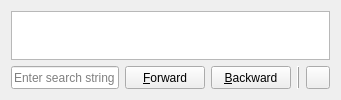
     <widget class="QWidget" name="tabLog">
      <attribute name="icon">
       <iconset resource="qmc2.qrc">
        <normaloff>:/data/img/notes.png</normaloff>:/data/img/notes.png</iconset>
      </attribute>
      <attribute name="title">
       <string>Log</string>
      </attribute>
      <layout class="QGridLayout" name="gridLayoutLog" rowstretch="1,0">
       <item row="1" column="2">
        <widget class="QPushButton" name="pushButtonSearchBackward">
         <property name="sizePolicy">
          <sizepolicy hsizetype="Minimum" vsizetype="Minimum">
           <horstretch>0</horstretch>
           <verstretch>0</verstretch>
          </sizepolicy>
         </property>
         <property name="toolTip">
          <string>Search string backward</string>
         </property>
         <property name="text">
          <string>&amp;Backward</string>
         </property>
         <property name="icon">
          <iconset resource="qmc2.qrc">
           <normaloff>:/data/img/left_action.png</normaloff>:/data/img/left_action.png</iconset>
         </property>
         <property name="autoRepeat">
          <bool>true</bool>
         </property>
         <property name="autoDefault">
          <bool>false</bool>
         </property>
        </widget>
       </item>
       <item row="1" column="4">
        <widget class="QToolButton" name="toolButtonSaveLog">
         <property name="sizePolicy">
          <sizepolicy hsizetype="Fixed" vsizetype="Minimum">
           <horstretch>0</horstretch>
           <verstretch>0</verstretch>
          </sizepolicy>
         </property>
         <property name="toolTip">
          <string>Save the current log contents to a file</string>
         </property>
         <property name="text">
          <string/>
         </property>
         <property name="icon">
          <iconset resource="qmc2.qrc">
           <normaloff>:/data/img/filesaveas.png</normaloff>:/data/img/filesaveas.png</iconset>
         </property>
        </widget>
       </item>
       <item row="1" column="1">
        <widget class="QPushButton" name="pushButtonSearchForward">
         <property name="sizePolicy">
          <sizepolicy hsizetype="Minimum" vsizetype="Minimum">
           <horstretch>0</horstretch>
           <verstretch>0</verstretch>
          </sizepolicy>
         </property>
         <property name="toolTip">
          <string>Search string forward</string>
         </property>
         <property name="text">
          <string>&amp;Forward</string>
         </property>
         <property name="icon">
          <iconset resource="qmc2.qrc">
           <normaloff>:/data/img/right_action.png</normaloff>:/data/img/right_action.png</iconset>
         </property>
         <property name="autoRepeat">
          <bool>true</bool>
         </property>
         <property name="autoDefault">
          <bool>false</bool>
         </property>
        </widget>
       </item>
       <item row="1" column="0">
        <widget class="QLineEdit" name="lineEditSearchString">
         <property name="sizePolicy">
          <sizepolicy hsizetype="Expanding" vsizetype="Minimum">
           <horstretch>0</horstretch>
           <verstretch>0</verstretch>
          </sizepolicy>
         </property>
         <property name="toolTip">
          <string>Search string</string>
         </property>
         <property name="placeholderText">
          <string>Enter search string</string>
         </property>
        </widget>
       </item>
       <item row="0" column="0" colspan="5">
        <widget class="QPlainTextEdit" name="textBrowserLog">
         <property name="sizePolicy">
          <sizepolicy hsizetype="Expanding" vsizetype="Ignored">
           <horstretch>0</horstretch>
           <verstretch>0</verstretch>
          </sizepolicy>
         </property>
         <property name="toolTip">
          <string>Analysis log</string>
         </property>
         <property name="undoRedoEnabled">
          <bool>false</bool>
         </property>
         <property name="lineWrapMode">
          <enum>QPlainTextEdit::NoWrap</enum>
         </property>
         <property name="readOnly">
          <bool>true</bool>
         </property>
        </widget>
       </item>
       <item row="1" column="3">
        <widget class="Line" name="lineSeparator">
         <property name="frameShadow">
          <enum>QFrame::Raised</enum>
         </property>
         <property name="orientation">
          <enum>Qt::Vertical</enum>
         </property>
        </widget>
       </item>
      </layout>
     </widget>
